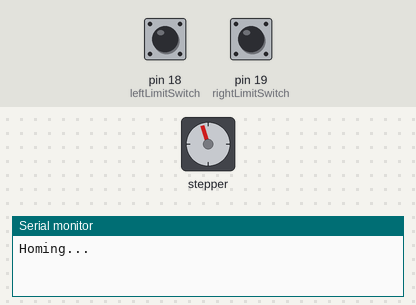
Bench run of a sketch on a simulated Arduino Uno, built with avr-gcc and run on an emulated ATmega328P. Shown: stepper motor, the last lines printed to the serial monitor. The test bench sets the inputs (shaded band); at power-on: pin 19 (rightLimitSwitch) HIGH, pin 18 (leftLimitSwitch) HIGH. Stepper angles assume 200 steps per turn.

Above: at 0.8 s.
0.9 s: pin 19 (rightLimitSwitch) pulled LOW for 0.15 s
At 1.3 s:
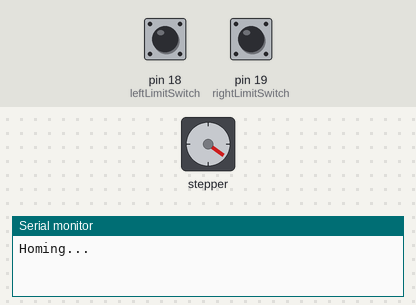
At 1.9 s:
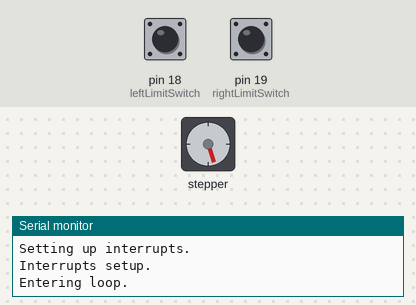
Timing chart, 0 to 3.9 s (numbered marks = the images above; inputs shaded):
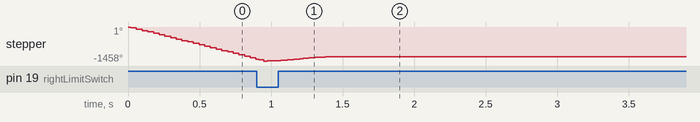

The sketch:

Stepper_Home_Testing.ino
```cpp
#include <AccelStepper.h>  //Steppper Library
#include <SerialCommand.h> //Serial Parsing library
#include <ezButton.h>

#define dirPin 9
#define stepPin 8
#define motorInterfaceType 1

AccelStepper stepper = AccelStepper(motorInterfaceType, stepPin, dirPin);

#define rightLimitSwitch 19
#define leftLimitSwitch 18
#define MAX_POSITION 0x7FFFFFFF // maximum of position we can set (long type)

ezButton lsRight(rightLimitSwitch);
ezButton lsLeft(leftLimitSwitch);

boolean homingInProgress = true;

void setup() {
  // put your setup code here, to run once:
  Serial.begin(9600);
  stepper.setMaxSpeed(1000);
  stepper.setAcceleration(1600);
  stepper.setSpeed(-1000);
  lsLeft.setDebounceTime(50);
  lsRight.setDebounceTime(50);

  homeStepper();//home before setting up interrupts

  Serial.println("Setting up interrupts.");
  pinMode(rightLimitSwitch, INPUT_PULLUP);//for debounce
  digitalWrite(rightLimitSwitch, HIGH);
  attachInterrupt(digitalPinToInterrupt(rightLimitSwitch), rightLimitReached, CHANGE);

  pinMode(leftLimitSwitch, INPUT_PULLUP);//for debounce
  digitalWrite(leftLimitSwitch, HIGH);
  attachInterrupt(digitalPinToInterrupt(leftLimitSwitch), leftLimitReached, CHANGE);

  //homeStepper();
  Serial.println("Interrupts setup.");
  Serial.println("Entering loop.");
}

void loop() {
//homeStepper();
//Serial.println("in loop");
//elay(10000);
  /*
  stepper.setMaxSpeed(2800);
  stepper.setAcceleration(1600);

  stepper.moveTo(-15000);
  stepper.runToPosition();
  Serial.println("Moving left");
  delay(1000);


  stepper.moveTo(15000);
  stepper.runToPosition();
  Serial.println("Moving right");
  delay(1000);
  stepper.moveTo(0);
  stepper.runToPosition();
  Serial.println("Moving right");
  delay(1000);
  */

}

void homeStepper(){
  Serial.println("Homing...");
  //stepper.setMaxSpeed(800);
  //stepper.setAcceleration(400);
  lsLeft.loop();
  lsRight.loop();
  while(lsRight.isPressed()==false){
    stepper.runSpeed();
    lsRight.loop();
  }

  stepper.stop();
  stepper.move(100);
  stepper.runToPosition();
  stepper.setCurrentPosition(0);


/*

  long startTime = millis();
  while ((millis()-startTime)<8000);{

  }*/
  Serial.println("Homing Complete");
}

void rightLimitReached(){
  Serial.println("Right Limit Hit");
  //stepper.stop();
  //delay(500);
  //stepper.move(1000);
  //stepper.run()
  //stepper.runToPosition();
  delay(1000);
  stepper.setCurrentPosition(0);
  homingInProgress=false;
}

void leftLimitReached(){
  Serial.println("Left Limit Hit");
  stepper.stop();
  stepper.move(-40);
  delay(1000);
}
```
